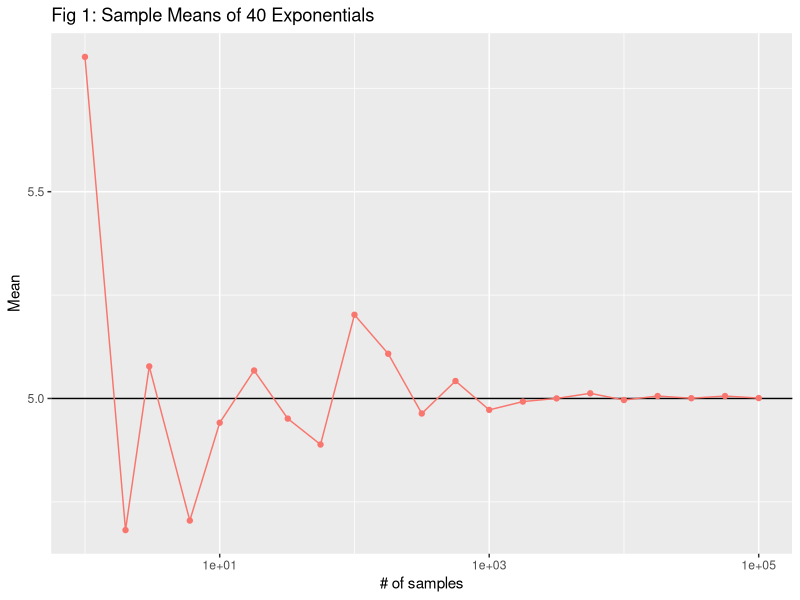
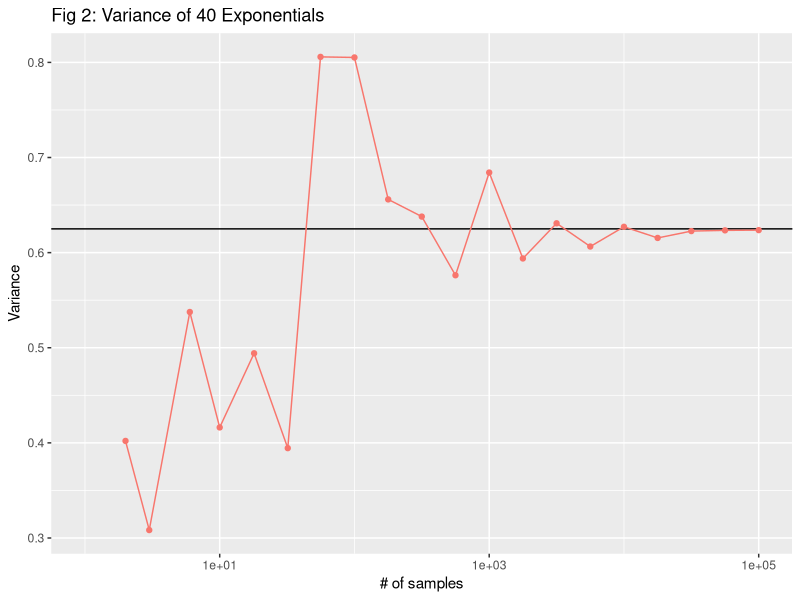
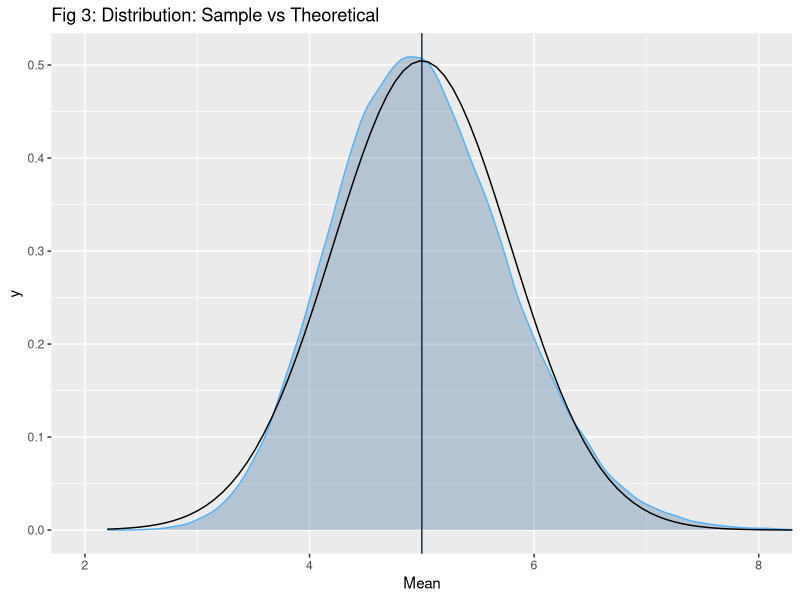
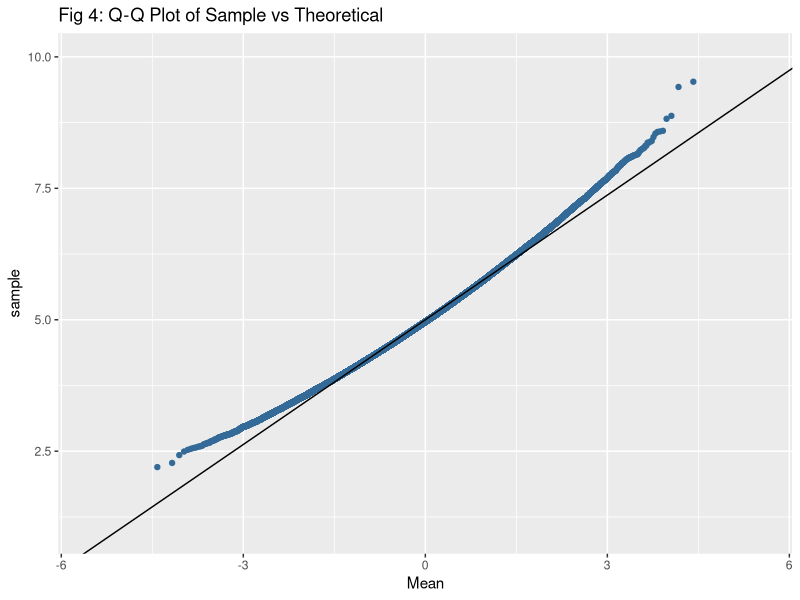

Source code (R) for these figures, in order:
## ---- chunk 1
knitr::opts_chunk$set(echo = TRUE)

library(ggplot2)
## ---- chunk 2
## Set seed for reproducibility, then initialize variables to avoid growing them with every iteration
## of the loops
set.seed(122)
overall_means_and_variances <- data.frame(index = 1:21, overall_mean = 1:21, overall_variance = 1:21)
all_the_means <- vector("list", length = 21)

## Perform 21 rounds of simulation, from 1 to 100,000 samples in quarter-log intervals
for (i in 1:21){
  number_of_samples <- round(10^((i-1)/4))
  tmp_means <- vector(length = number_of_samples)
  
  ## Repeatedly sample 40 exponentials with lambda = 0.2
  for (j in 1:number_of_samples) {
    tmp_means[j] <- mean(rexp(40,0.2))
  }
  
  ## Store the means in a list
  all_the_means[[i]]<-tmp_means
  
  ## Store the mean and variance of the means in a data frame
  overall_means_and_variances$index[i] <- number_of_samples
  overall_means_and_variances$overall_mean[i] <- mean(tmp_means)
  overall_means_and_variances$overall_variance[i] <- var(tmp_means)

}
## ---- chunk 3
ggplot(overall_means_and_variances, mapping = aes(x = index, y = overall_mean, color = "red")) + 
  scale_x_log10() + 
  geom_hline(yintercept = 5) + 
  geom_point() + 
  geom_line() + 
  labs(title = "Fig 1: Sample Means of 40 Exponentials", x = "# of samples", y = "Mean") +
  guides(color = "none")
## ---- chunk 4
ggplot(overall_means_and_variances, mapping = aes(x = index, y = overall_variance, color = "red")) + 
  scale_x_log10() + 
  geom_hline(yintercept = (5/sqrt(40))^2) + 
  geom_point() + 
  geom_line() + 
  labs(title = "Fig 2: Variance of 40 Exponentials", x = "# of samples", y = "Variance") +
  guides(color = "none")
## ---- chunk 5
simulation_df <- data.frame(means = all_the_means[[21]])

ggplot(simulation_df, mapping = aes(x = means, fill = 1)) +
  coord_cartesian(xlim = c(2,8)) +
  geom_density(alpha = 0.3, mapping = aes(color = 3)) + 
  geom_vline(aes(xintercept = 5, color = 1)) +
  stat_function(fun = dnorm, color = "black", args = list(mean = 5, sd = 5/sqrt(40))) +
  guides(fill = "none", color = "none") +
  labs(title = "Fig 3: Distribution: Sample vs Theoretical", x = "Mean")

## ---- chunk 6
ggplot(simulation_df, mapping = aes(sample = means)) +
  coord_cartesian(ylim = c(1,10), xlim = c(-5.5,5.5)) +
  geom_qq(mapping = aes(color = 3)) +
  geom_abline(intercept = 5, slope = 5/sqrt(40)) + 
  guides(color = "none") +
  labs(title = "Fig 4: Q-Q Plot of Sample vs Theoretical", x = "Mean")

